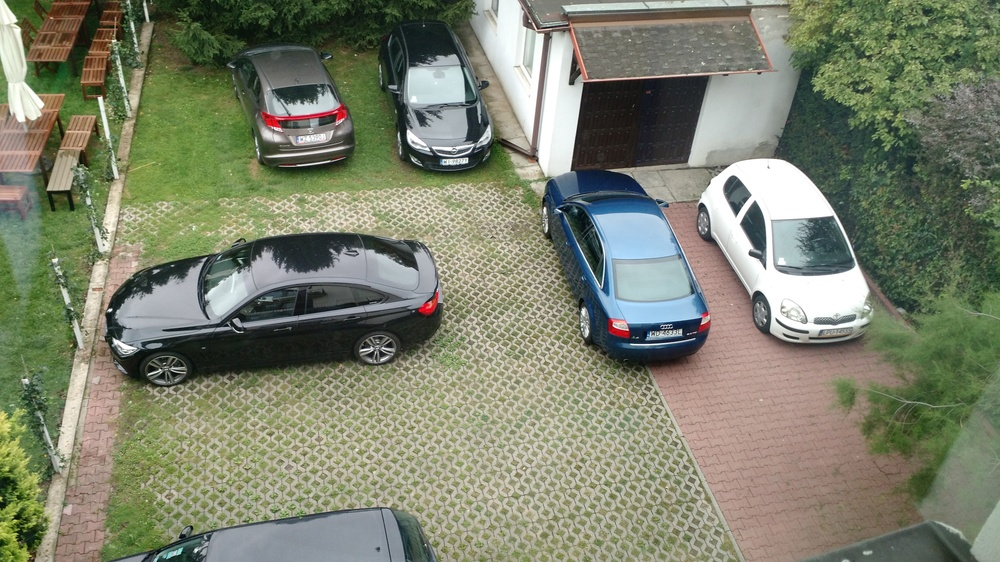
#> input picture static-image.jpg, 1000 x 562 px, shrunk from 4160 x 2340 before the run
$ python camera_local_img.py   (older library calls are emulated)
#> lines starting #> are read from the running program, lines starting #| are printed output that depends on the picture; after the words box and inside, x2 and y2 are one past the last pixel; in counts of white or black regions, pixels touching at a corner belong together
# import the necessary packages
import cv2
import numpy as np

cascade_src = './cars.xml'
car_cascade = cv2.CascadeClassifier(cascade_src)

# grab the raw NumPy array representing the image,
# then initialize the timestamp, and occupied/unoccupied text
image = cv2.imread('./static-image.jpg')
#> image is the input picture: shape (562, 1000, 3); mean B, G, R 109.6, 130.1, 125.2

original = np.copy(image)

if image is None:
    print('Can not read/find the image.')
    exit(-1)


hsv_image = cv2.cvtColor(image, cv2.COLOR_BGR2HSV)
#> hsv_image: shape (562, 1000, 3); mean H, S, V 46.7, 63.1, 135.4
H,S,V = hsv_image[:,:,0], hsv_image[:,:,1], hsv_image[:,:,2]
V = V * 2

hsv_image = cv2.merge([H, S, V])
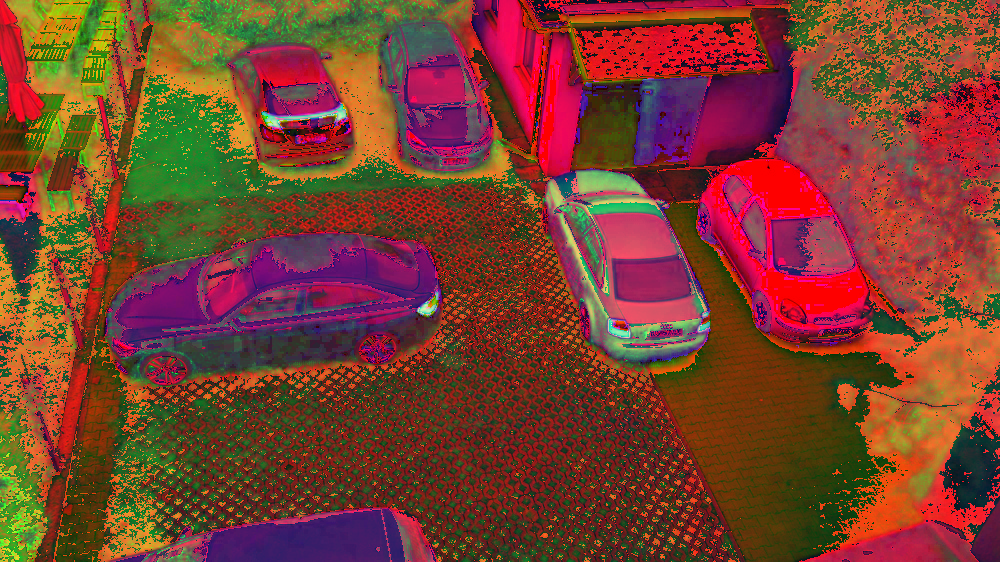
#> hsv_image: shape (562, 1000, 3); mean of channels 0, 1, 2 46.7, 63.1, 121.9; drawn as B, G, R
image = cv2.cvtColor(hsv_image, cv2.COLOR_HSV2RGB)
image = cv2.cvtColor(image, cv2.COLOR_RGB2GRAY)
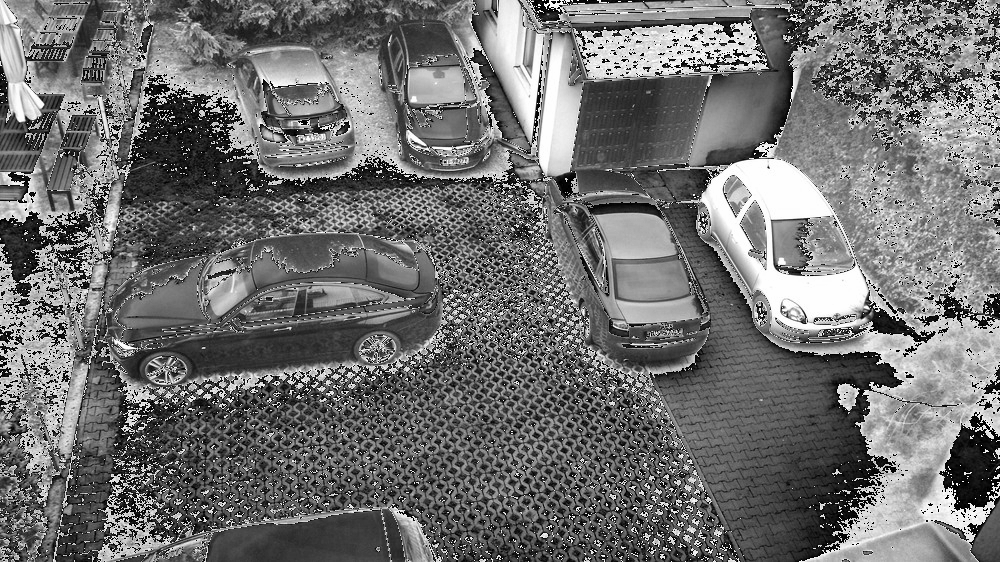
#> image: shape (562, 1000); min 0, max 254, mean 112.3

# Sobel - Detect edges
Dx = cv2.Sobel(image, cv2.CV_8UC1, 1, 0)
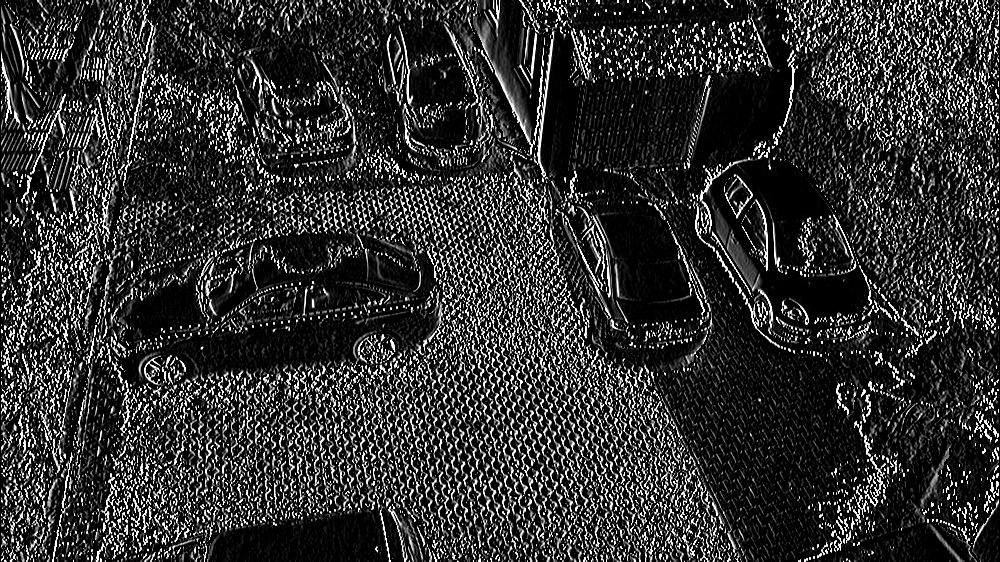
#> Dx: shape (562, 1000); min 0, max 255, mean 48.4
Dy = cv2.Sobel(image, cv2.CV_8UC1, 0, 1)
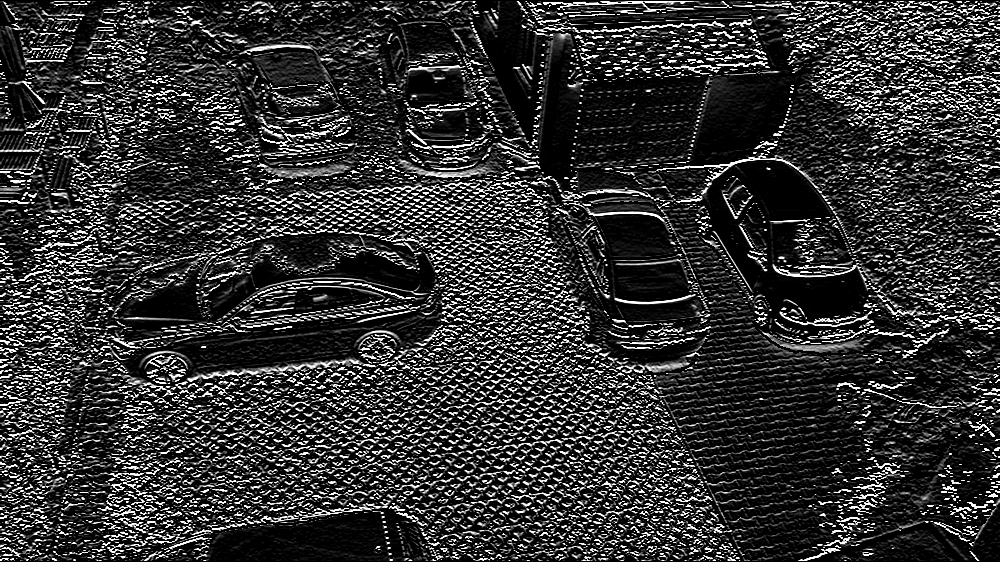
#> Dy: shape (562, 1000); min 0, max 255, mean 51
M = cv2.addWeighted(Dx, 1, Dy, 1, 0)

# Otsu - Black and white edges
ret, binary = cv2.threshold(M, 127, 255, cv2.THRESH_BINARY | cv2.THRESH_OTSU)
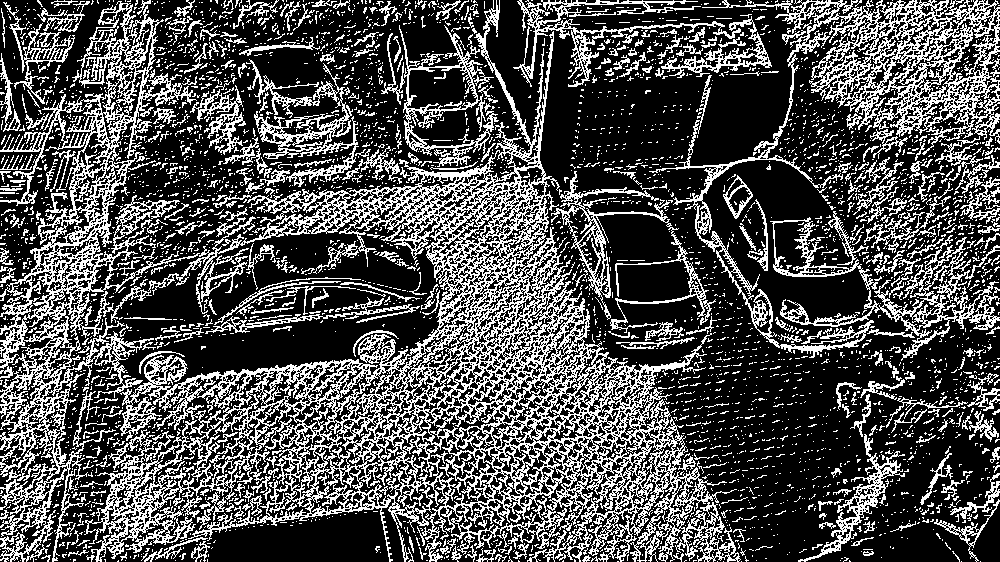
#> binary: shape (562, 1000); 31.2% white in thin lines or dots
#> ret = 124

# Closing - morphological noise removal
binary = binary.astype(np.uint8)
binary = cv2.morphologyEx(
    binary,
    cv2.MORPH_CLOSE,
    cv2.getStructuringElement(cv2.MORPH_RECT, (20, 20))
)
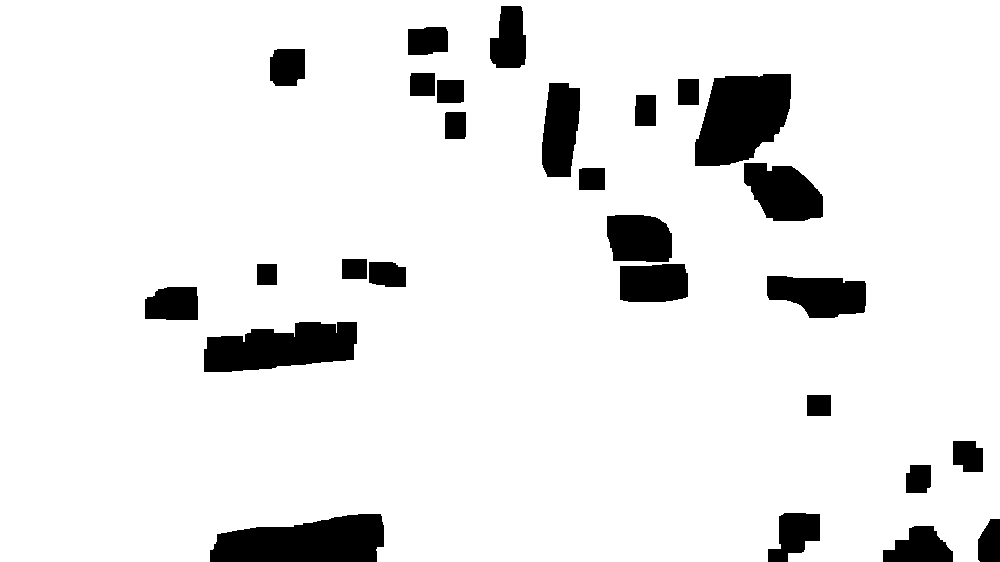
#> binary: shape (562, 1000); 91% white; 27 black regions, largest, box (x1, y1, x2, y2) and area: (695, 74, 791, 166) 6637, (210, 514, 384, 562) 6480, (204, 322, 357, 372) 5638
# Canny - edge detector
edges = cv2.Canny(binary, 50, 100)
#> edges: shape (562, 1000); 0.74% white in thin lines or dots, all inside (x1, y1, x2, y2) = (144, 5, 1000, 562)

# Hough transformation - detect regular particle (transformata Radona)
lines = cv2.HoughLinesP(edges, 10, 3.14/180, 50, 20, 10)[0]
#> lines = [[181, 286, 195, 286]]

output = np.zeros_like(image, dtype=np.uint8)
for line in lines:
    cv2.line(output, (line[0], line[1]), (line[2], line[3]), (100, 200, 50), thickness=2)
#> this loop made 1 pass
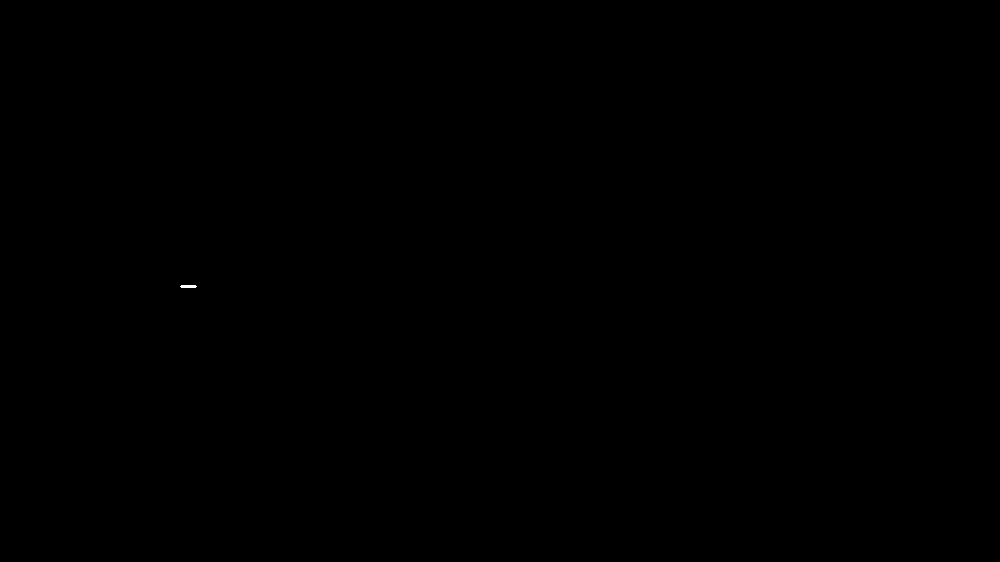
#> output: shape (562, 1000); values 0 (black) and 100 (white), 0.01% white; 1 white region, box (x1, y1, x2, y2) and area: (180, 285, 197, 288) 47

points = np.array([np.transpose(np.where(output != 0))], dtype=np.float32)
#> points = 47 pairs, first value 285 to 287, second value 180 to 196
rect = cv2.boundingRect(points)
#> rect = (285, 180, 3, 17)
cv2.rectangle(original, (rect[1], rect[0]), (rect[1]+rect[3], rect[0]+rect[2]), (255, 255, 255), thickness=2)
original = cv2.cvtColor(original, cv2.COLOR_BGR2RGB)


cv2.imwrite('./last_image.jpg', original, [int(cv2.IMWRITE_JPEG_QUALITY), 10])

target = open('./last_count.txt', 'w')
target.truncate()
target.write(u'{}'.format(len(lines)))
target.close()

$ run again, with last_image.png saved as static-image.jpg
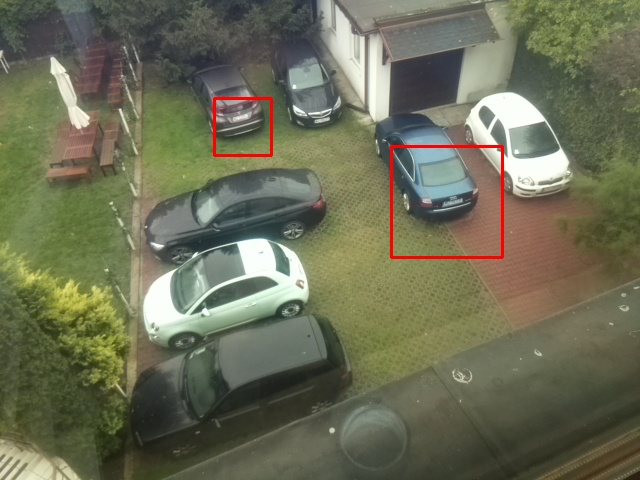
#> input picture last_image.png, 640 x 480 px
#> image is the input picture: shape (480, 640, 3); mean B, G, R 86.3, 110.3, 108.7
#> `ret, binary = cv2.threshold(M, 127, 255, cv2.THRESH_BINARY | cv2.THRES..`:
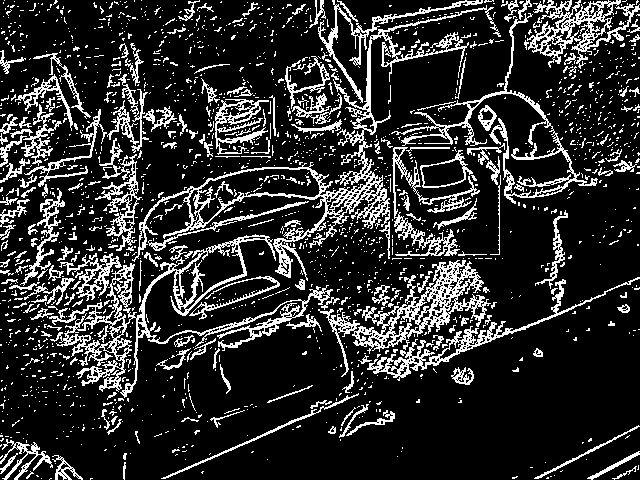
#> binary: shape (480, 640); 18% white in thin lines or dots
#> ret = 123
#> `edges = cv2.Canny(binary, 50, 100)`:
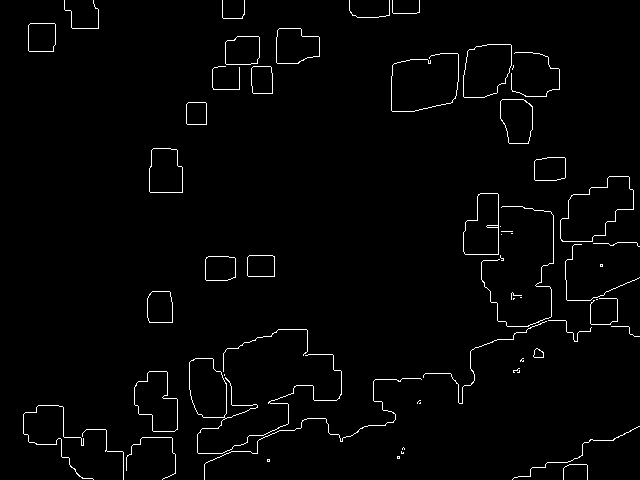
#> edges: shape (480, 640); 1.8% white in thin lines or dots
#> lines = [[536, 322, 547, 318]]
#> the loop `for line in lines:` made 1 pass
#> points = 36 pairs, first value 317 to 323, second value 535 to 548
#> rect = (317, 535, 7, 14)
